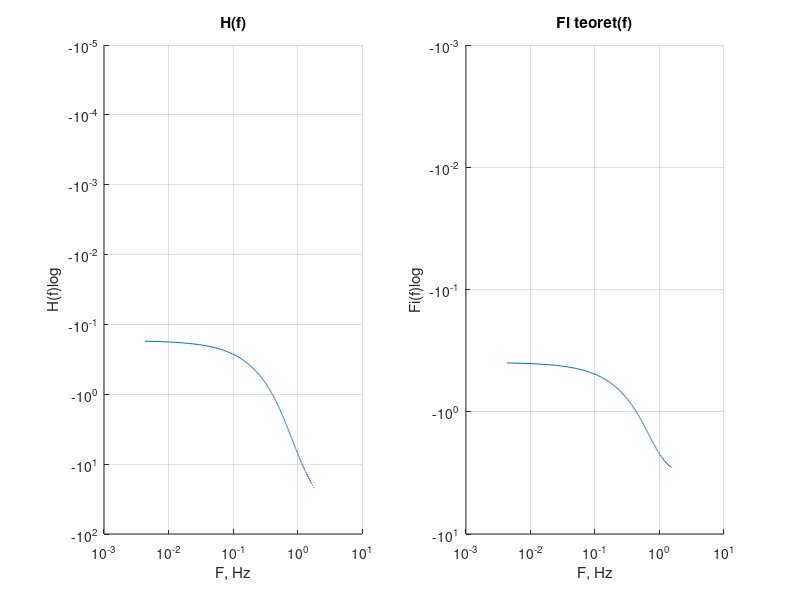

Reproduce this figure in MATLAB.
close all
clear all

F_c = 5;
F = 0:0.01:200;
w_c = 2*pi()*F_c;
H = w_c./(w_c+2*1i*pi().*F);
H2 = H.*H;
fi = angle(H2);

TagsCoordinates_figure = figure ('Name', 'Characteristics', 'NumberTitle','off');

subplot (1,2,1); 
hold on
title('H(f)');
xlabel('F, Hz');
ylabel('H(f)log');
grid on;
axis auto;  
loglog(log10(F),20*log10(abs(H)));

subplot (1,2,2); 
hold on
title('Fi teoret(f)');
xlabel('F, Hz');
ylabel('Fi(f)log');
grid on;
axis auto;  
loglog(log10(F),fi);